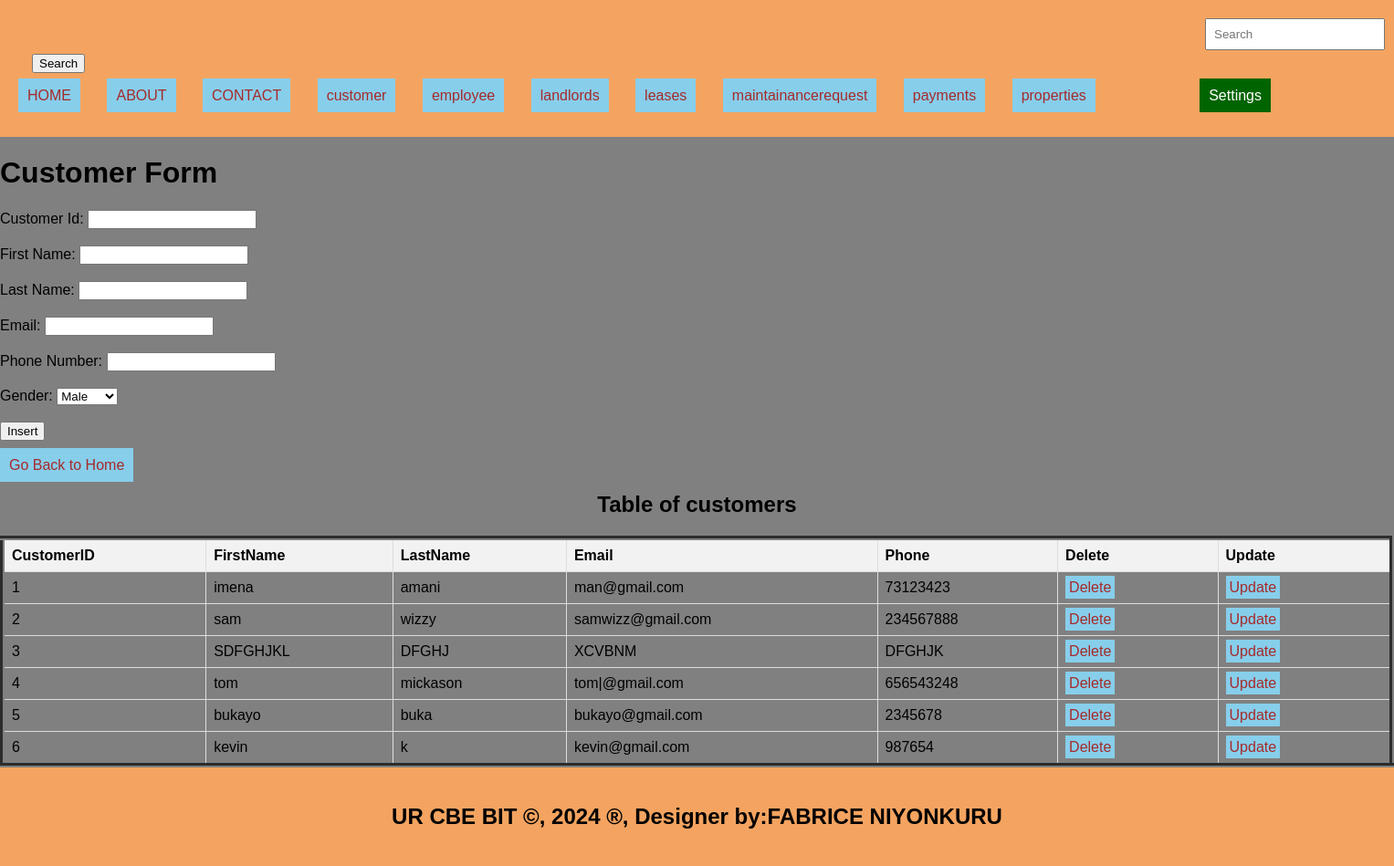
/customer.php, run on the app's committed database.
### tables this page shows
CREATE TABLE `customers` (
  `CustomerID` int(11) NOT NULL,
  `FirstName` varchar(50) DEFAULT NULL,
  `LastName` varchar(50) DEFAULT NULL,
  `Email` varchar(100) DEFAULT NULL,
  `Phone` varchar(20) DEFAULT NULL
);

### customer.php (the view, shortened to what this page needs)
<!DOCTYPE html>
<html>
 <head>
  <link rel="stylesheet" type="text/css" href="style.css" title="style 1" media="screen, tv, projection, handheld, print"/>
</head>
<body bgcolor="gray">
<header>
<form class="d-flex" role="search" action="search.php">
  <input class="form-control me-2" type="search" placeholder="Search" aria-label="Search" name ="query">
  <button class="btn btn-outline-success" type="submit">Search</button>
</form>
  <ul style="list-style-type: none; padding: 0;">
    <li style="display: inline; margin-right: 10px;">
      <a href="./home.html">HOME</a>
    </li>
    <li style="display: inline; margin-right: 10px;"><a href="./about.html">ABOUT</a></li>
    <li style="display: inline; margin-right: 10px;"><a href="./contact.html">CONTACT</a></li>
    <li style="display: inline; margin-right: 10px;"><a href="./customer.php">customer</a></li>
    <li style="display: inline; margin-right: 10px;"><a href="./employee.php">employee</a></li>
    <li style="display: inline; margin-right: 10px;"><a href="./landlord.php">landlords</a></li>
    <li style="display: inline; margin-right: 10px;"><a href="./leases.php">leases</a></li>
    <li style="display: inline; margin-right: 10px;"><a href="./maintenancerequest.php">maintainancerequest</a></li>
    <li style="display: inline; margin-right: 10px;"><a href="./payment.php">payments</a></li>
    <li style="display: inline; margin-right: 10px;"><a href="./properties.php">properties</a></li>
    <li class="dropdown">
      <a href="#" style="color: white; background-color: darkgreen; text-decoration: none; margin-right: 15px;">Settings</a>
    </li>
  </ul>
</header>
    <h1>Customer Form</h1>
    <form method="post" onsubmit="return confirmInsert();">
        <label for="custid">Customer Id:</label>
        <input type="number" id="custid" name="custid" required><br><br>
        <label for="fname">First Name:</label>
        <input type="text" id="fname" name="fname" required><br><br>
        <label for="lname">Last Name:</label>
        <input type="text" id="lname" name="lname" required><br><br>
        <label for="email">Email:</label>
        <input type="email" id="email" name="email" required><br><br>
        <label for="phone">Phone Number:</label>
        <input type="text" id="phone" name="phone" required><br><br>
        <label for="gend">Gender:</label>
        <select name="gend" id="gend">
            <option>Male</option>
        </select><br><br>
        <input type="submit" name="add" value="Insert"><br><br>
        <a href="./home.html">Go Back to Home</a>
    </form>
    <!DOCTYPE html>
<html>
<head>
</head>
<body>
    <center><h2>Table of customers</h2></center>
    <table border="5">
        <tr>
            <th>CustomerID</th>
            <th>FirstName</th>
            <th>LastName</th>
            <th>Email</th>
            <th>Phone</th>
            <th>Delete</th>
            <th>Update</th>
        </tr>
        <?php
        $host = "localhost";
        $user = "root";
        $pass = "";
        $database = "rental_managementsystem";
        $connection = new mysqli($host, $user, $pass, $database);
        $sql = "SELECT * FROM customers";
        $result = $connection->query($sql);
        if ($result->num_rows > 0) {
            while ($row = $result->fetch_assoc()) {
                $CustomerID = $row["CustomerID"];
                echo "<tr>
                        <td>" . $row["CustomerID"] . "</td>
                        <td>" . $row["FirstName"] . "</td>
                        <td>" . $row["LastName"] . "</td>
                        <td>" . $row["Email"] . "</td>
                        <td>" . $row["Phone"] . "</td>
                        <td><a style='padding:4px' href='delete customer.php?CustomerID=$CustomerID'>Delete</a></td>
                        <td><a style='padding:4px' href='update customer.php?CustomerID=$CustomerID'>Update</a></td>
                      </tr>";
            }
        } else {
            echo "<tr><td colspan='6'>No data found</td></tr>";
        }
        ?>
    </table>
    <footer>
  <center>
    <b><h2>UR CBE BIT &copy, 2024 &reg, Designer by:FABRICE NIYONKURU </h2></b>
  </center>
</footer>
</body>
</html>

### style.css (style rules this page uses)
body { font-family: Arial, sans-serif; margin: 0; padding: 0; }
header { background-color: #F4A460; padding: 20px; }
footer { background-color: #F4A460; padding: 20px; }

### customer.php (style rules this page uses)
a { padding: 10px; color: white; background-color: skyblue; text-decoration: none; margin-right: 15px; }
a:link { color: brown; }
button.btn { margin-left: 15px; margin-top: 4px; }
input.form-control { margin-left: 1300px; padding: 8px; }
header { background-color: #F4A460; padding: 20px; }
footer { background-color: #F4A460; padding: 20px; }
.dropdown { float: right; margin-right: 100px; position: relative; }
table { width: 100%; border-collapse: collapse; }
th, td { border: 1px solid #ddd; padding: 8px; text-align: left; }
th { background-color: #f2f2f2; }

### data on the page
customers: CustomerID "1", FirstName "imena", LastName "amani", Email "man@gmail.com", Phone "73123423"
customers: CustomerID "2", FirstName "sam", LastName "wizzy", Email "samwizz@gmail.com", Phone "234567888"
customers: CustomerID "3", FirstName "SDFGHJKL", LastName "DFGHJ", Email "XCVBNM", Phone "DFGHJK"
customers: CustomerID "4", FirstName "tom", LastName "mickason", Email "tom|@gmail.com", Phone "656543248"
customers: CustomerID "5", FirstName "bukayo", LastName "buka", Email "bukayo@gmail.com", Phone "2345678"
customers: CustomerID "6", FirstName "kevin", LastName "k", Email "kevin@gmail.com", Phone "987654"
